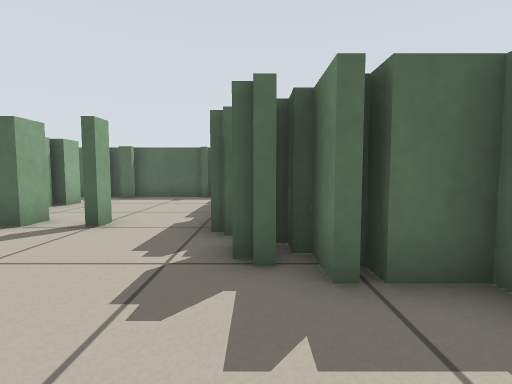
[1] (above)

24 first-person views from a walk through a Stage world. The camera is 0.5 m above the floor, tilts 4° down and sees 85° across. The lines on the ground mark 1 m squares. The floor is counted in squares, 0.5 m on a side. Each view is taken from the middle of a square. On the plan, view 1 faces up. The plan holds only what a view shows up to about 11 squares ahead; the rest is blank. The place goes on beyond the plan. Robots are left out.

[2]
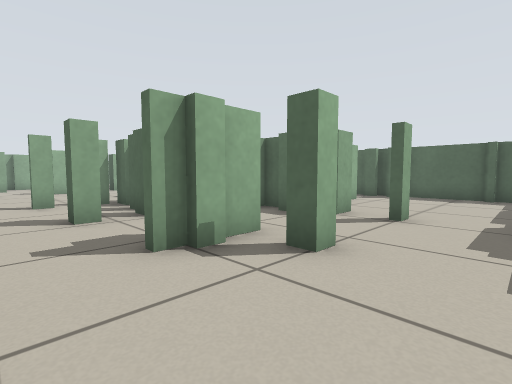

[3]
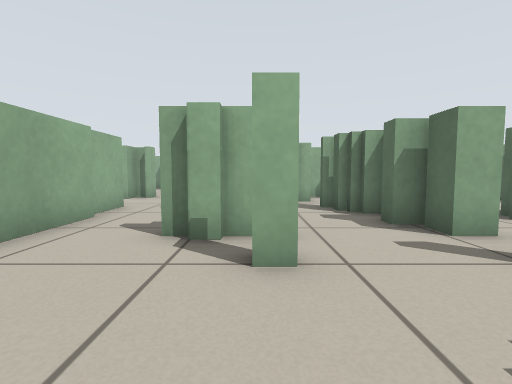

[4]
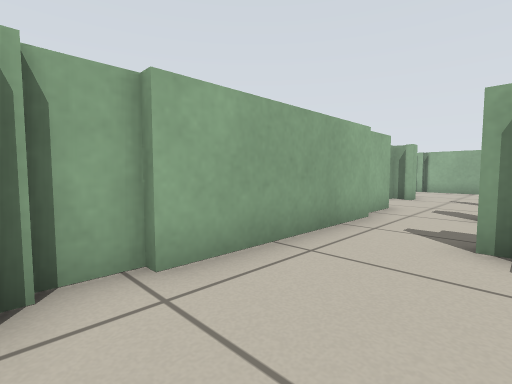

[5]
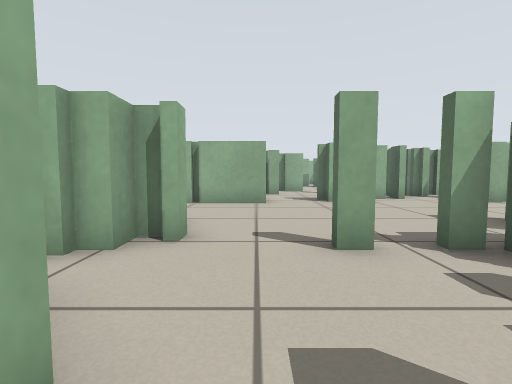

[6]
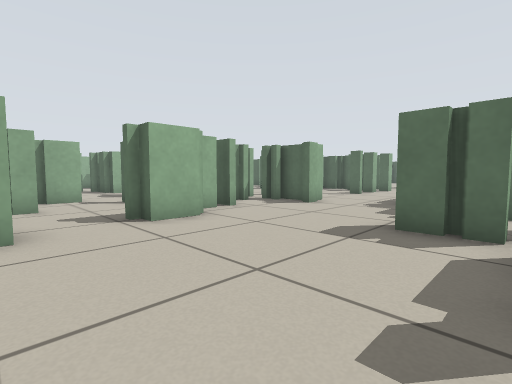

[7]
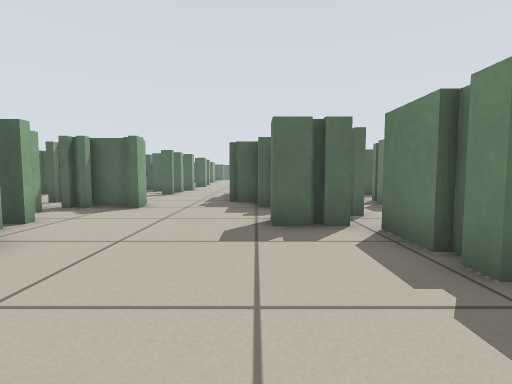

[8]
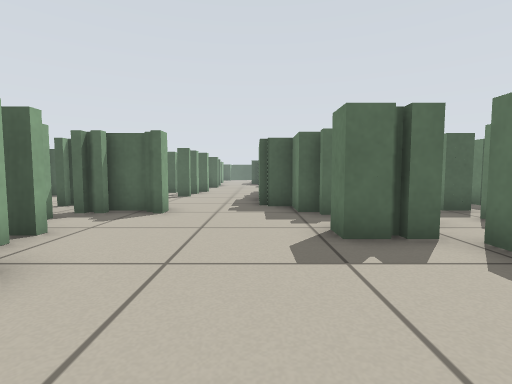

[9]
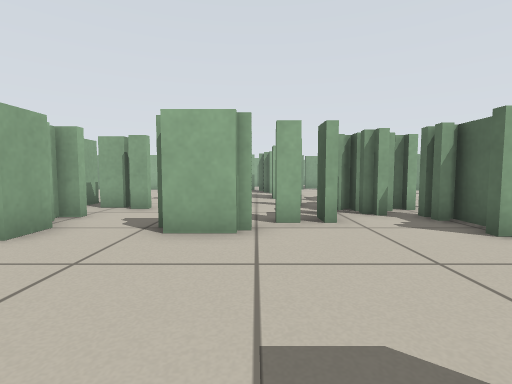

[10]
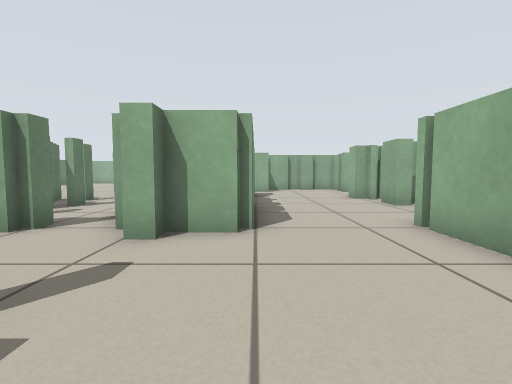

[11]
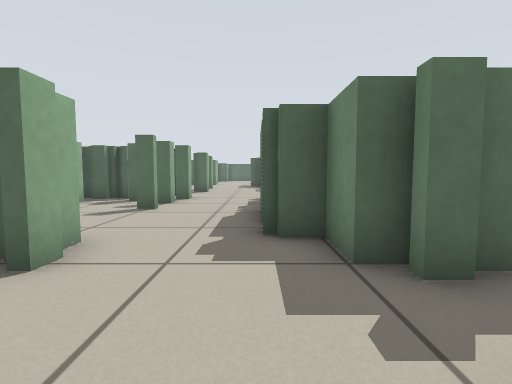

[12]
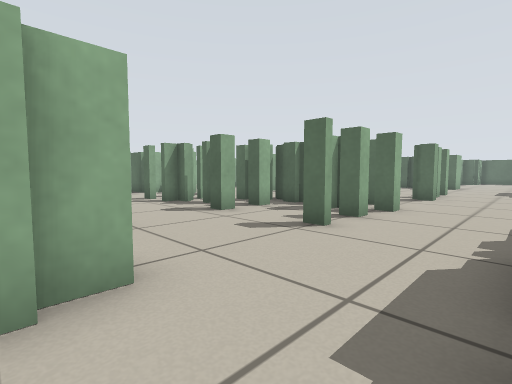

[13]
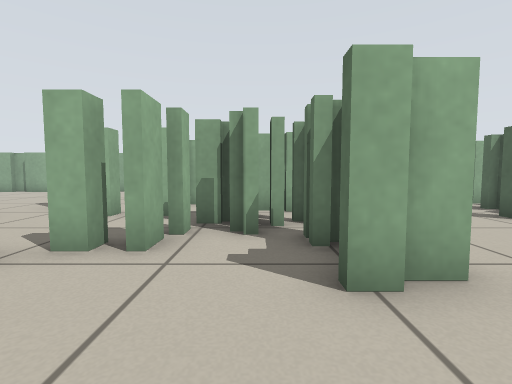

[14]
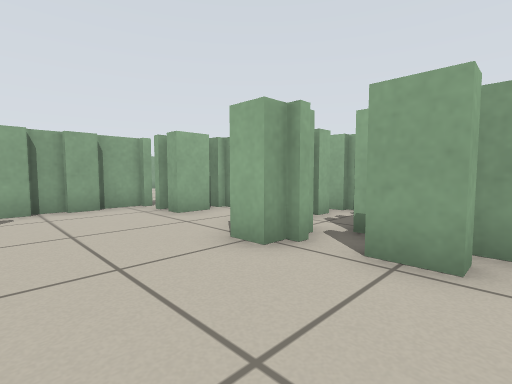

[15]
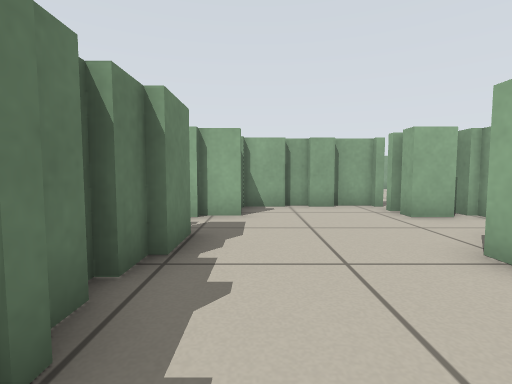

[16]
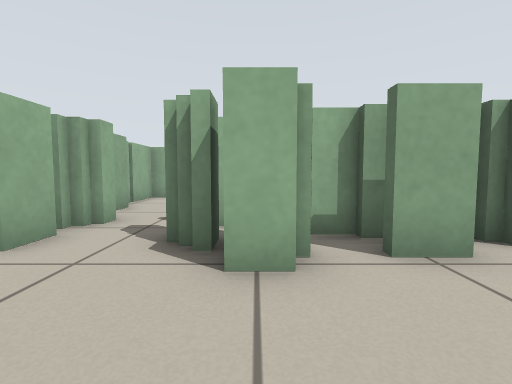

[17]
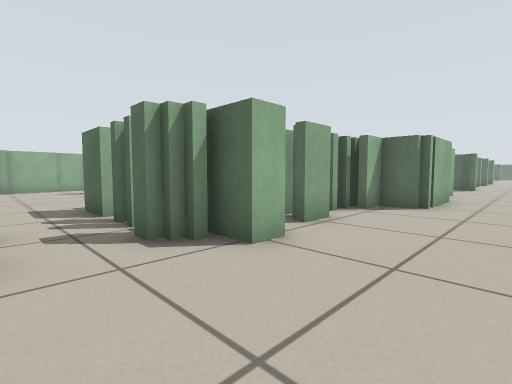

[18]
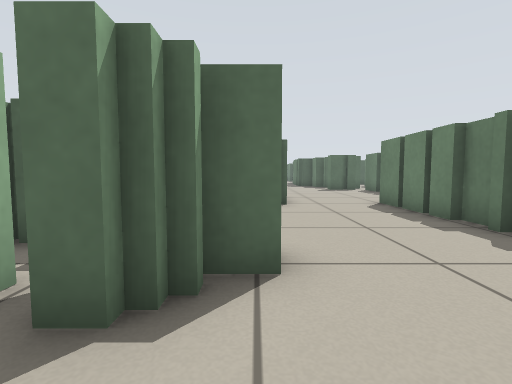

[19]
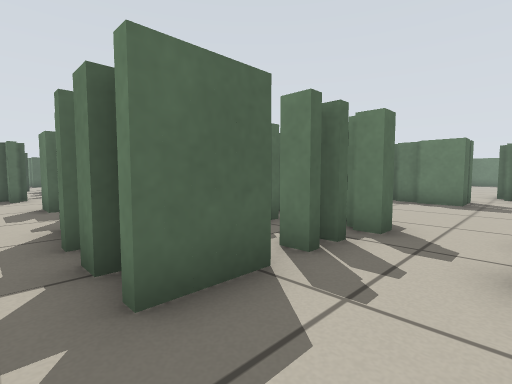

[20]
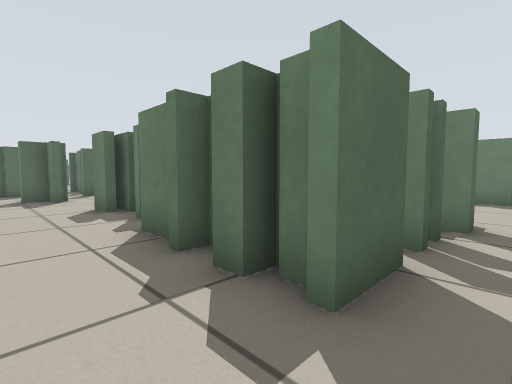

[21]
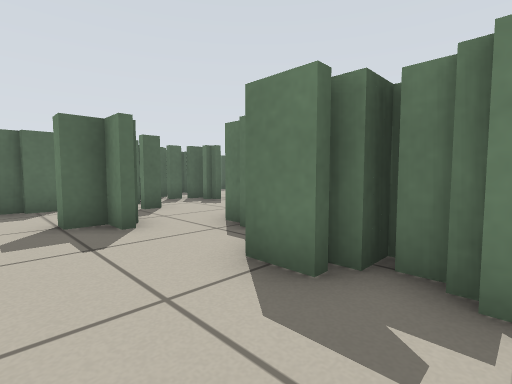

[22]
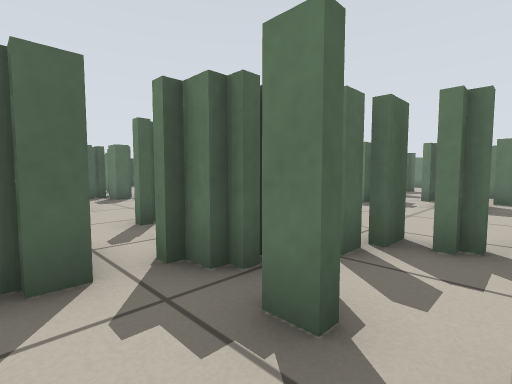

[23]
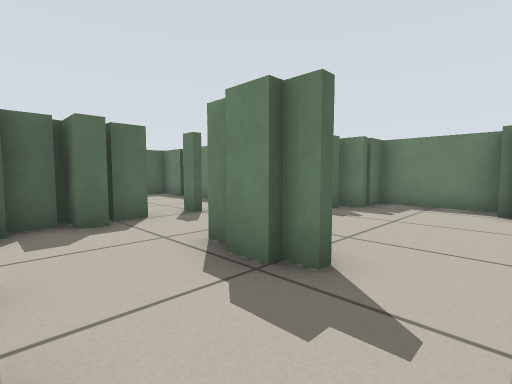

[24]
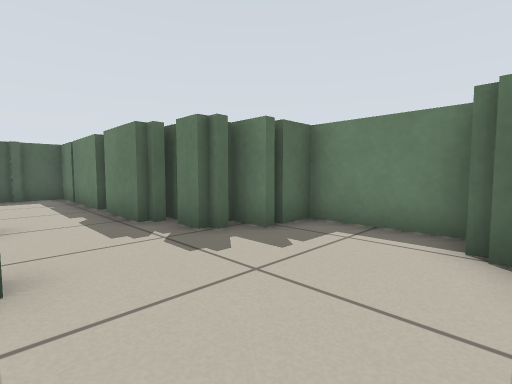

### Floor plan
Key: @ floor where view 1 was taken; # wall or solid block; x gap in a wall; . floor; T thing the floor can be seen under or through.
Columns run from 24 left of view 1 to 2 right of it. Each row starts with its distance up from view 1.
 15    #####...
 14   ###.##...
 13  ####..#..
 12 ###.#.....
 11 ..........         #####
 10   ........#        ....#
  9    .......#    ####....#
  8    .TT #..##   ####....#
  7    TTT##...###### .....##
  6   #TT##......###  ##...##
  5  ...#TT....####  ###...##
  4 x#x #.TT...####.##......##
  3 ...x...T.....## ........###
  2 ...#...T.....####..###...##
  1 ..#................##.....#
  0 ....#........#..........@.#
 -1 ... #####............... ##
 -2 ...#   ##.......#########
 -3 ...#   ##..###.##
 -4 ...#####...# ##..
 -5 .. #  #....#   ..
 -6 ..#   #....#   .##
 -7 ..#  ##....#    ###
 -8 ..#####....##   .##
 -9 ..##..##...##
-10 ..##x.#....##
-11 ...........#####
-12 ....###....#
-13 ####### ..##
-14       #####

Positions as (right, up) in squares from view 1, and headings:
1: (0, 0), facing up
2: (-1, -1), facing up-left
3: (0, 2), facing left
4: (0, 1), facing down-left
5: (-7, -1), facing left
6: (-11, -1), facing up-left
7: (-13, -1), facing up
8: (-14, 0), facing up
9: (-12, 3), facing left
10: (-13, 2), facing down
11: (-14, 4), facing up
12: (-14, 7), facing up-left
13: (-14, 6), facing left
14: (-14, -6), facing down-left
15: (-14, -6), facing down
16: (-14, -9), facing left
17: (-14, -12), facing up-left
18: (-17, -12), facing up
19: (-23, -12), facing up-right
20: (-24, -11), facing up-right
21: (-24, -5), facing up-right
22: (-22, 3), facing up-right
23: (-7, -1), facing up-right
24: (-3, -1), facing up-right
